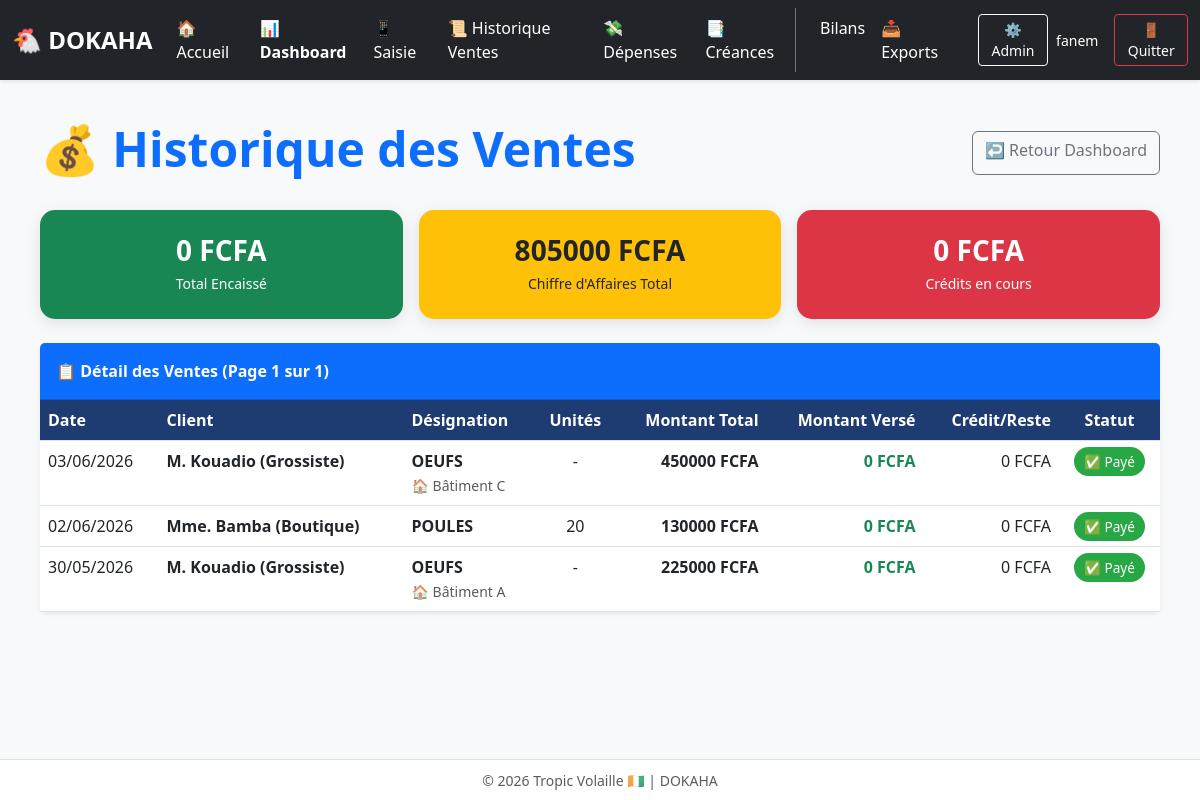
Before: /ventes/ (signed in) with the older database file.
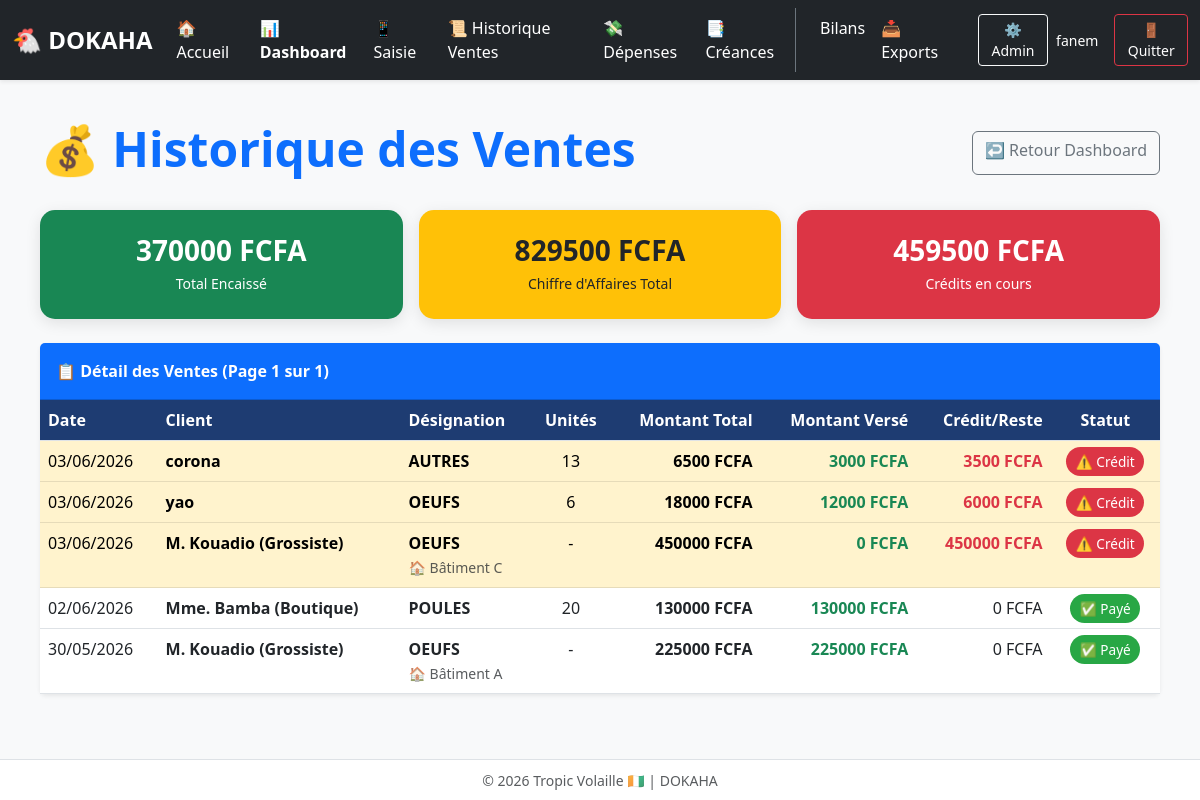
After: the same page with the newer database file.
### gestion/models.py (models this page shows, shortened)
class Vente(models.Model):
    poulailler = models.ForeignKey(Poulailler, on_delete=models.SET_NULL, null=True, blank=True, verbose_name="Bâtiment")
    date = models.DateField(verbose_name="Date")
    client = models.CharField(max_length=100, blank=True, null=True, verbose_name="Client")
    type_vente = models.CharField(
        max_length=20,
        choices=[('oeufs', '🥚 Œufs'), ('poules', '🐔 Poules'), ('autres', '📦 Autres')],
        default='oeufs'
    )
    plateaux = models.IntegerField(default=0)
    unites = models.IntegerField(default=0)
    prix_plateau = models.DecimalField(max_digits=10, decimal_places=2, default=0)
    montant_total = models.DecimalField(max_digits=10, decimal_places=2, default=0)
    paye = models.BooleanField(default=True)
    montant_paye = models.DecimalField(max_digits=10, decimal_places=2, default=0, verbose_name="Montant payé (FCFA)")
    montant_restant = models.DecimalField(max_digits=10, decimal_places=2, default=0, verbose_name="Reste à payer (FCFA)")
    mode_paiement = models.CharField(
        max_length=20,
        default='comptant',
        choices=[('comptant', '💵 Comptant'), ('credit', '📝 Crédit'), ('mobile', '📱 Mobile Money'), ('cheque', '🧾 Chèque')],
        verbose_name="Mode de paiement"
    )
    plateaux = models.IntegerField(default=0, verbose_name='Nombre de plateaux (30 œufs)')
    reste_oeufs = models.IntegerField(default=0, verbose_name='Œufs restants (0-29)')
    class Meta:
        verbose_name = "Vente"
        verbose_name_plural = "Ventes"
        ordering = ['-date']

class Poulailler(models.Model):
    nom = models.CharField(max_length=100, default="")
    effectif_initial = models.PositiveIntegerField(default=0)

### gestion/views.py (the view)
# urls.py: path('ventes/', views.historique_ventes, name='historique_ventes'),
@login_required
def historique_ventes(request):
    from django.core.paginator import Paginator
    from gestion.models import Vente
    ventes = Vente.objects.all().order_by('-date', '-id')
    paginator = Paginator(ventes, 50)  # 50 ventes par page
    page_number = request.GET.get('page')
    page_obj = paginator.get_page(page_number)
    total_ventes = ventes.aggregate(total=Sum('montant_total'))['total'] or 0
    total_paye = ventes.aggregate(total=Sum('montant_paye'))['total'] or 0
    total_reste = ventes.aggregate(total=Sum('montant_restant'))['total'] or 0
    context = {
        'page_obj': page_obj,
        'total_ventes': total_ventes,
        'total_paye': total_paye,
        'total_reste': total_reste,
    }
    return render(request, 'gestion/historique_ventes.html', context)

### gestion/templates/gestion/historique_ventes.html (shortened to what this page needs)
{% extends "gestion/base.html" %}
{% block content %}
<div class="container-fluid py-4 px-3 px-md-4">
  <div class="d-flex justify-content-between align-items-center mb-4">
    <h1 class="display-5 fw-bold text-primary">💰 Historique des Ventes</h1>
    <a href="/dashboard/" class="btn btn-outline-secondary">↩️ Retour Dashboard</a>
  </div>
  <div class="row g-3 mb-4">
    <div class="col-md-4">
      <div class="stats-card bg-success text-white">
        <h3 class="fw-bold mb-1">{{ total_paye|floatformat:0 }} FCFA</h3>
        <small>Total Encaissé</small>
      </div>
    </div>
    <div class="col-md-4">
      <div class="stats-card bg-warning text-dark">
        <h3 class="fw-bold mb-1">{{ total_ventes|floatformat:0 }} FCFA</h3>
        <small>Chiffre d'Affaires Total</small>
      </div>
    </div>
    <div class="col-md-4">
      <div class="stats-card bg-danger text-white">
        <h3 class="fw-bold mb-1">{{ total_reste|floatformat:0 }} FCFA</h3>
        <small>Crédits en cours</small>
      </div>
    </div>
  </div>
  <div class="card border-0 shadow-sm">
    <div class="card-header bg-primary text-white fw-bold py-3">
      📋 Détail des Ventes (Page {{ page_obj.number }} sur {{ page_obj.paginator.num_pages }})
    </div>
    <div class="table-responsive">
      <table class="table table-hover table-ventes mb-0">
        <thead>
          <tr>
            <th>Date</th>
            <th>Client</th>
            <th>Désignation</th>
            <th class="text-center">Unités</th>
            <th class="text-end">Montant Total</th>
            <th class="text-end">Montant Versé</th>
            <th class="text-end">Crédit/Reste</th>
            <th class="text-center">Statut</th>
          </tr>
        </thead>
        <tbody>
          {% for v in page_obj %}
          <tr class="{% if v.montant_restant > 0 %}table-warning{% endif %}">
            <td>{{ v.date|date:"d/m/Y" }}</td>
            <td class="fw-bold">{{ v.client }}</td>
            <td>
              <strong>{{ v.type_vente|upper }}</strong>
              {% if v.poulailler %}<br><small class="text-muted">🏠 {{ v.poulailler.nom }}</small>{% endif %}
            </td>
            <td class="text-center">{{ v.unites|default:"-" }}</td>
            <td class="text-end fw-bold">{{ v.montant_total|floatformat:0 }} FCFA</td>
            <td class="text-end text-success fw-bold">{{ v.montant_paye|floatformat:0 }} FCFA</td>
            <td class="text-end {% if v.montant_restant > 0 %}text-danger fw-bold{% endif %}">
              {{ v.montant_restant|floatformat:0 }} FCFA
            </td>
            <td class="text-center">
              {% if v.montant_restant > 0 %}
                <span class="badge-credit">⚠️ Crédit</span>
              {% else %}
                <span class="badge-payee">✅ Payé</span>
              {% endif %}
            </td>
          </tr>
          {% empty %}
          <tr><td colspan="8" class="text-center text-muted py-4">Aucune vente enregistrée</td></tr>
          {% endfor %}
        </tbody>
      </table>
    </div>
  </div>
</div>
{% endblock %}

### gestion/templates/gestion/base.html (shortened to what this page needs)
{% load static %}
<!DOCTYPE html>
<html lang="fr">
<head>
    <link href="https://cdn.jsdelivr.net/npm/bootstrap@5.3.0/dist/css/bootstrap.min.css" rel="stylesheet">
    <link rel="stylesheet" href="https://cdn.jsdelivr.net/npm/bootstrap-icons@1.11.0/font/bootstrap-icons.css">
</head>
<body>
<nav class="navbar navbar-expand-lg navbar-dark bg-dark shadow-sm py-2">
  <div class="container-fluid">
    <a class="navbar-brand fw-bold fs-4" href="/">🐔 DOKAHA</a>
    <div class="collapse navbar-collapse" id="mainNavbar">
      <ul class="navbar-nav me-auto mb-2 mb-lg-0">
        <li class="nav-item"><a class="nav-link" href="/">🏠 Accueil</a></li>
        <li class="nav-item"><a class="nav-link fw-bold text-warning" href="/dashboard/">📊 Dashboard</a></li>
        <li class="nav-item"><a class="nav-link" href="/terrain/">📱 Saisie</a></li>
        <li class="nav-item"><a class="nav-link" href="/vente/">📜 Historique Ventes</a></li>
        <li class="nav-item"><a class="nav-link" href="/depenses/">💸 Dépenses</a></li>
        <li class="nav-item"><a class="nav-link" href="/credits/">📑 Créances</a></li>
      </ul>
      <ul class="navbar-nav mb-2 mb-lg-0 border-start border-secondary ps-lg-3">
        <li class="nav-item"><a class="nav-link" href="/finance/"> Bilans</a></li>
        <li class="nav-item"><a class="nav-link" href="/finance/export-excel/">📥 Exports</a></li>
      </ul>
      <div class="d-flex align-items-center ms-lg-4">
        <a href="/admin/" class="btn btn-sm btn-outline-light me-2">⚙️ Admin</a>
        <span class="text-light small me-3 d-none d-md-inline">{{ user.username|default:"Fanem" }}</span>
        <a href="/logout/" class="btn btn-sm btn-outline-danger">🚪 Quitter</a>
      </div>
    </div>
  </div>
</nav>
<div class="container-fluid px-3 py-3">
    {% block content %}{% endblock %}
</div>
<footer class="fixed-bottom text-center text-muted py-2 bg-white border-top">
    <small>© {% now "Y" %} Tropic Volaille 🇨🇮 | DOKAHA</small>
</footer>
</body>
</html>

### gestion/templates/gestion/base.html (style rules this page uses)
:root { --primary:#0d6efd; --success:#198754; --danger:#dc3545; --warning:#ffc107; }
body { background:#f8f9fa; font-family:system-ui,-apple-system,sans-serif; padding-bottom:60px; }
.navbar-brand { font-weight:700; }
.nav-link { font-weight:500; padding:0.5rem 1rem; }
.btn { min-height:44px; }
.navbar a, .navbar span, .navbar .nav-link, .navbar .btn { color: #ffffff !important; }

### gestion/templates/gestion/historique_ventes.html (style rules this page uses)
.table-ventes th { background: #1e3c72; color: white; font-weight: 600; }
.badge-credit { background: #dc3545; color: white; padding: 0.3rem 0.6rem; border-radius: 50px; font-size: 0.85rem; }
.badge-payee { background: #28a745; color: white; padding: 0.3rem 0.6rem; border-radius: 50px; font-size: 0.85rem; }
.stats-card { border-radius: 15px; padding: 1.5rem; text-align: center; box-shadow: 0 4px 15px rgba(0,0,0,0.1); }

Changed rows visible on the page:
added Vente: date "03/06/2026", client "corona", type_vente "AUTRES", unites "13", montant_total "6500", montant_paye "3000", montant_restant "3500", shows "⚠️ Crédit"
added Vente: date "03/06/2026", client "yao", type_vente "OEUFS", unites "6", montant_total "18000", montant_paye "12000", montant_restant "6000", shows "⚠️ Crédit"
changed Vente "Bâtiment C": montant_restant "0" → "450000"; montant_restant "✅ Payé" → "⚠️ Crédit"
changed Vente "Mme. Bamba (Boutique)": montant_paye "0" → "130000"
changed Vente "Bâtiment A": montant_paye "0" → "225000"
Other visible differences:
{{ total_paye|floatformat:0 }}: "0" → "370000"
{{ total_ventes|floatformat:0 }}: "805000" → "829500"
{{ total_reste|floatformat:0 }}: "0" → "459500"
